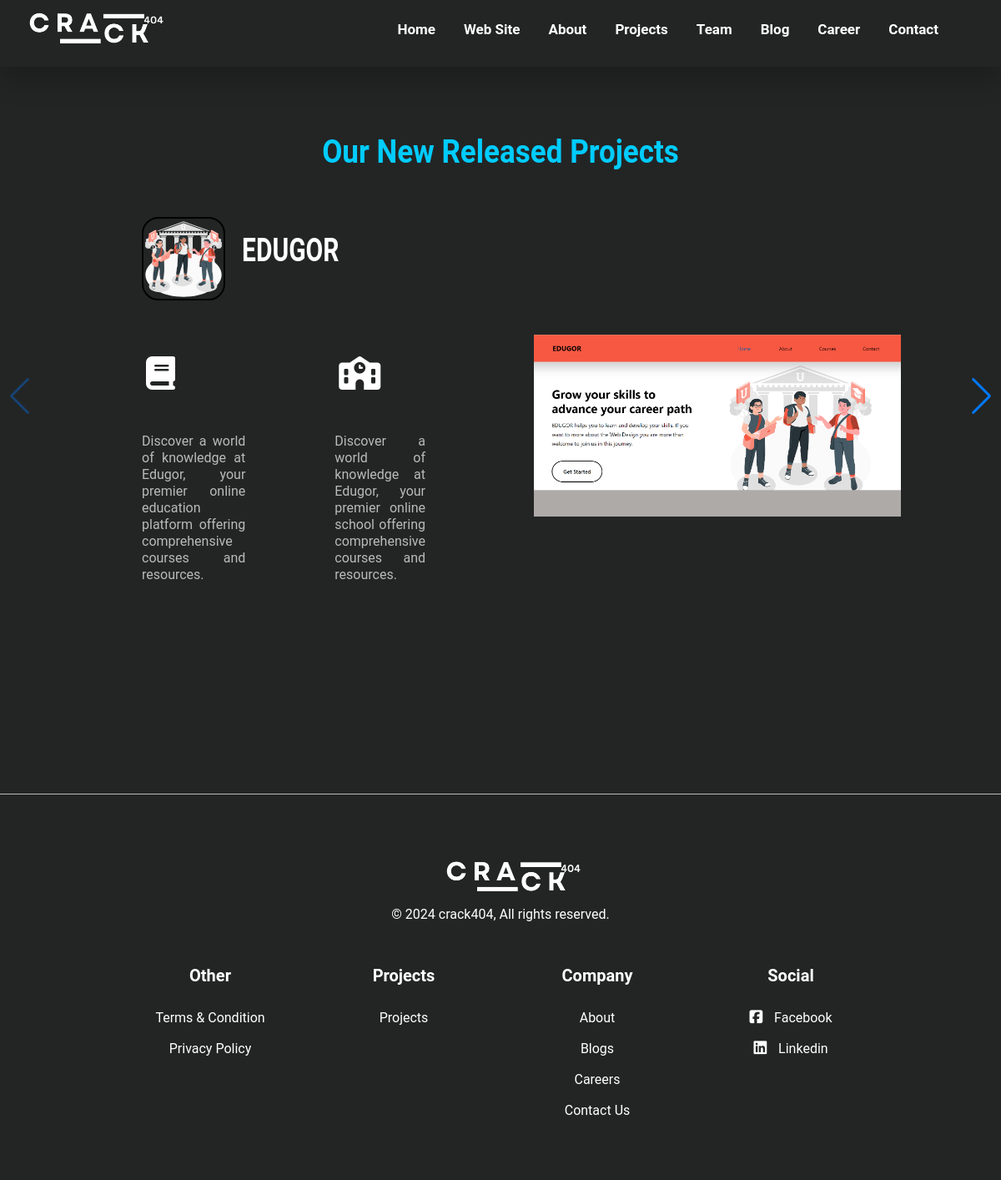
Page /websites on the committed database.
### home/models.py (models this page shows, shortened)
class Website(models.Model):
    url = models.URLField(max_length=200)
    image = models.FileField(upload_to='websites/', validators=[validate_image_extension])  # FileField to support SVG
    title = models.CharField(max_length=200)
    description1 = models.TextField(blank=True)
    description2 = models.TextField(blank=True)
    projectImage = models.FileField(upload_to='websites/', validators=[validate_image_extension])  # FileField to support SVG
    created_at = models.DateTimeField(default=timezone.now)

### home/views.py (the view)
# urls.py: path('websites', views.websites, name='websites'),
def websites(request):
    websites = get_website_data()
    context = {'websites': websites}
    return render(request, 'home/website.html', context)

### home/views.py (called while the page is built)
def get_website_data():
    return Website.objects.all().order_by('-created_at')

### templates/home/website.html (shortened to what this page needs)
{% extends "home/base.html" %}
{% block content %}
{% load static %}
<body id="/">
    <section class="web-site" id="web-site">
        <h2>Our New Released Projects</h2>
        <div class="mySwiper">
            <div class="swiper-wrapper">
                {% for website in websites %}
                <div class="swiper-slide">
                    <div class="box_container web_container">
                        <div class="web_left">
                            <div class="web-title"><a href="{{website.url}}"><img src="{{website.image.url}}"
                                        alt="website.title"></a>
                                <h1>{{website.title}}</h1>
                            </div>
                            <div class="web-info">
                                <div class="web-review">
                                    <div class="web-icon"><i class="fa-solid fa-book"></i></div>
                                    <p>{{website.description1}}</p>
                                </div>
                                <div class="web-review">
                                    <div class="web-icon"><i class="fa-solid fa-school"></i></div>
                                    <p>{{website.description2}}</p>
                                </div>
                            </div>
                        </div>
                        <div class="web_right">
                            <div class="web_right-image">
                                <img src="{{website.projectImage.url}}">
                            </div>
                        </div>
                    </div>
                </div>
                {% endfor %}
            </div>
            <div class="swiper-button-next"></div>
            <div class="swiper-button-prev"></div>
        </div>
    </section>
</body>
{% endblock %}

### static/css/style.css (style rules this page uses)
* { margin: 0; padding: 0; border: 0; outline: 0; text-decoration: none; list-style: none; box-sizing: border-box; }
:root { --bold-textColor: rgb(35, 37, 37); --text-color: black; --nav-color: white; --circle-color: rgb(63, 63, 63); --container-width-lg: 80%; --container-width-md: 90%; --container-width-sm: 95%; --transition: all 400ms ease; }
html { scroll-behavior: smooth; }
body { font-family: "Roboto", sans-serif; line-height: 1.7; color: var(--nav-color); background: var(--bold-textColor); }
.box_container { width: var(--container-width-lg); margin: 0 auto; }
section h1 { text-align: center; margin-top: 30px; transform: scaleY(1.3); font-size: 30px; }
section h2 { font-size: 35px; text-align: center; transform: scaleY(1.1); color: rgb(0, 204, 255); padding-bottom: 50px; padding-top: 100px; }
img { width: 100%; display: block; object-fit: cover; }
.swiper-button-next { font-size: 1px; }
.web-site { position: relative; top: 50px; overflow: hidden; }
.web_container { display: grid; grid-template-columns: 1fr 1fr; align-items: center; gap: 5rem; height: 100% }
.web-title { display: flex; gap: 20px; margin-left: -30px; }
.web-title img { height: 100px; width: 100px; border-radius: 20%; border: 2px solid var(--text-color); margin-left: 80px; margin-bottom: 20px; cursor: pointer; }
.web-info { display: flex; gap: 7px; }
.web-review { margin: 25px 0; border-radius: 10%; margin-bottom: 20px; }
.web-review .web-icon { padding: 10px 55px; font-size: 40px; }
.web-review p { padding: 10px 50px; text-align: justify; line-height: 20px; }
.web_left h1 { line-height: 35px; }
.web_left p { margin: 1rem 0 2rem; line-height: 20px; color: rgb(186, 186, 186); }

### rows in the picture
Website: image (picture), title "EDUGOR", description1 "Discover a world of knowledge at Edugor, your premier online education platform offering comprehensive courses and resources.", description2 "Discover a world of knowledge at Edugor, your premier online school offering comprehensive courses and resources.", projectImage (picture)
